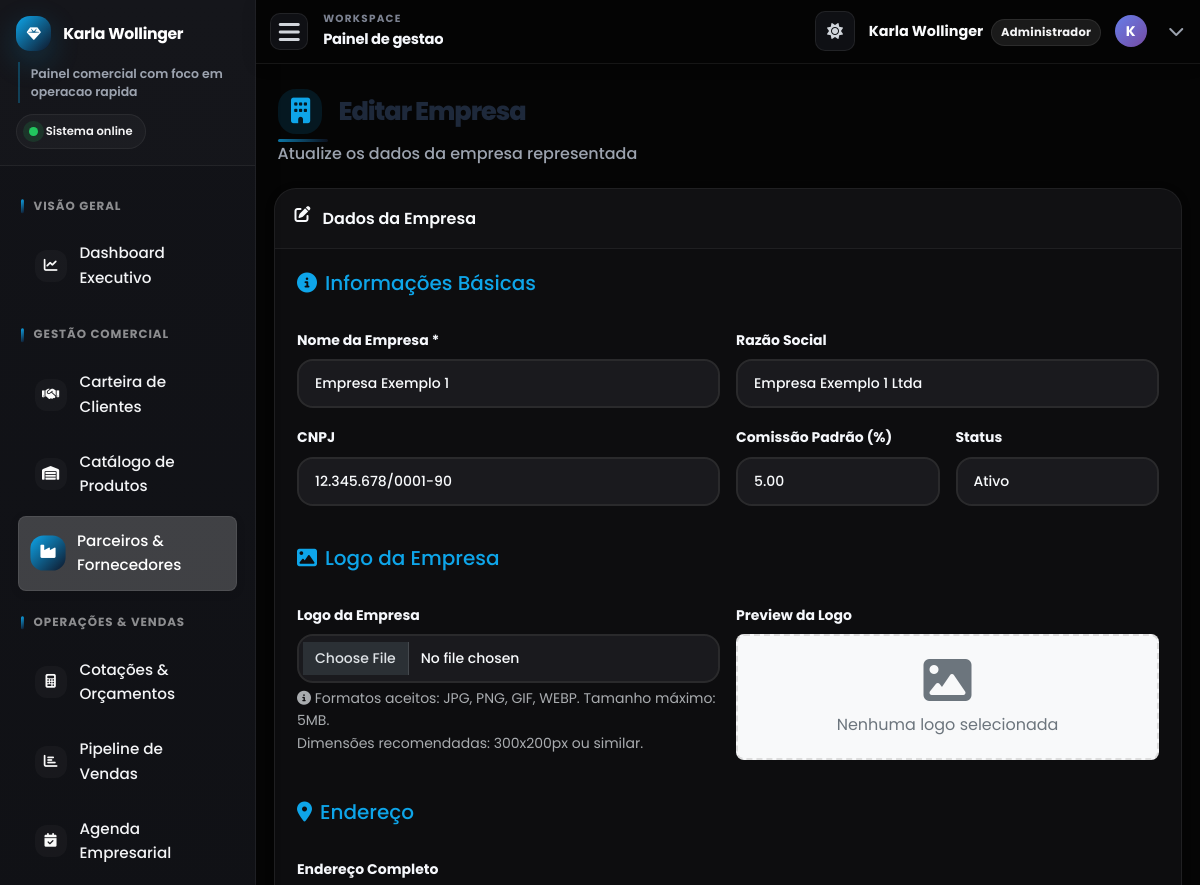
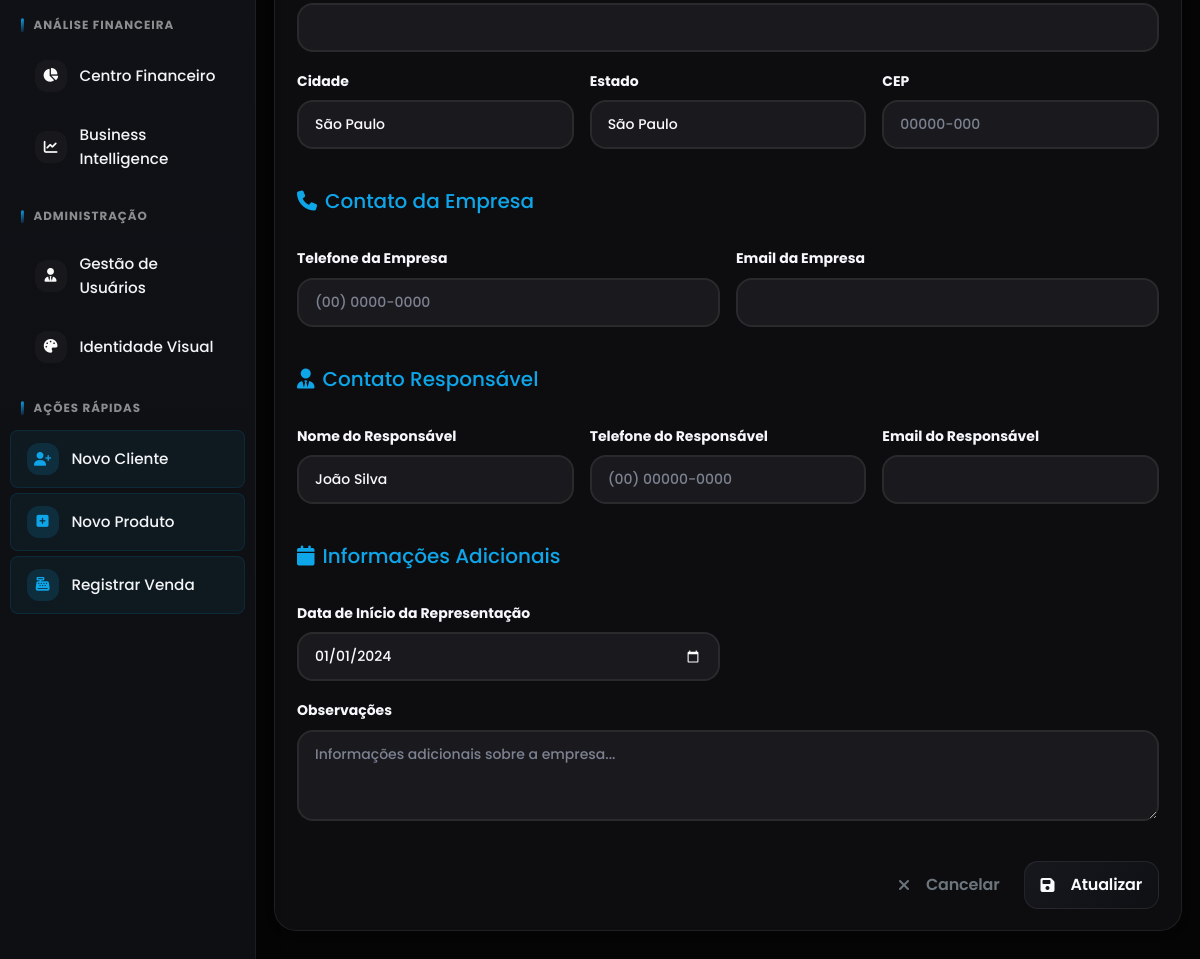
/cadastro_empresa.php?id=1 (signed in), run on the app's committed database (2 pictures, top to bottom).
### tables this page shows
CREATE TABLE `empresas_representadas` (
  `id` int(11) NOT NULL,
  `nome_empresa` varchar(255) NOT NULL,
  `razao_social` varchar(255) DEFAULT NULL,
  `cnpj` varchar(18) DEFAULT NULL,
  `endereco` text DEFAULT NULL,
  `cidade` varchar(100) DEFAULT NULL,
  `estado` varchar(2) DEFAULT NULL,
  `cep` varchar(10) DEFAULT NULL,
  `telefone` varchar(20) DEFAULT NULL,
  `email` varchar(100) DEFAULT NULL,
  `contato_responsavel` varchar(100) DEFAULT NULL,
  `telefone_responsavel` varchar(20) DEFAULT NULL,
  `email_responsavel` varchar(100) DEFAULT NULL,
  `logo_empresa` varchar(255) DEFAULT NULL COMMENT 'Caminho para o arquivo de logo da empresa representada',
  `comissao_padrao` decimal(5,2) DEFAULT 0.00,
  `observacoes` text DEFAULT NULL,
  `status` enum('ativo','inativo') DEFAULT 'ativo',
  `data_inicio_representacao` date DEFAULT NULL,
  `data_cadastro` timestamp NULL DEFAULT current_timestamp(),
  `data_atualizacao` timestamp NULL DEFAULT current_timestamp() ON UPDATE current_timestamp()
);

### cadastro_empresa.php (the view, shortened to what this page needs)
<?php
require_once 'includes/db_connect.php';
$empresa_id = isset($_GET['id']) ? $_GET['id'] : null;
$is_edit = !empty($empresa_id);
$empresa_data = [
    'nome_empresa' => '',
    'razao_social' => '',
    'cnpj' => '',
    'endereco' => '',
    'cidade' => '',
    'estado' => '',
    'cep' => '',
    'telefone' => '',
    'email' => '',
    'contato_responsavel' => '',
    'telefone_responsavel' => '',
    'email_responsavel' => '',
    'comissao_padrao' => '5.00',
    'observacoes' => '',
    'status' => 'ativo',
    'data_inicio_representacao' => date('Y-m-d'),
    'logo_empresa' => ''
];
if ($is_edit) {
    $sql_select = "SELECT * FROM empresas_representadas WHERE id = ?";
    $stmt_select = $conn->prepare($sql_select);
    $stmt_select->bind_param("i", $empresa_id);
    $stmt_select->execute();
    $result = $stmt_select->get_result();
    if ($result->num_rows > 0) {
        $empresa_data = $result->fetch_assoc();
    } else {
        $message = "Empresa não encontrada.";
        $message_type = "danger";
        $is_edit = false;
    }
}
include_once 'includes/header.php';
?>
<div class="page-header fade-in-up">
    <h1 class="page-title">
        <i class="fas fa-building"></i>
        <?php echo $is_edit ? 'Editar Empresa' : 'Cadastrar Nova Empresa'; ?>
    </h1>
    <p class="page-subtitle">
        <?php echo $is_edit ? 'Atualize os dados da empresa representada' : 'Adicione uma nova empresa que você representa'; ?>
    </p>
</div>
<div class="modern-card fade-in-up">
    <div class="card-header-modern">
        <i class="fas fa-edit"></i>
        Dados da Empresa
    </div>
    <div class="card-body-modern">
        <form method="POST" action="" enctype="multipart/form-data">
            <div class="row g-4">
                <div class="col-12">
                    <h5 class="text-primary mb-3">
                        <i class="fas fa-info-circle me-2"></i>Informações Básicas
                    </h5>
                </div>
                <div class="col-md-6">
                    <label for="nome_empresa" class="form-label">Nome da Empresa *</label>
                    <input type="text" class="form-control" id="nome_empresa" name="nome_empresa"
                           value="<?php echo htmlspecialchars($empresa_data['nome_empresa']); ?>" required>
                </div>
                <div class="col-md-6">
                    <label for="razao_social" class="form-label">Razão Social</label>
                    <input type="text" class="form-control" id="razao_social" name="razao_social"
                           value="<?php echo htmlspecialchars($empresa_data['razao_social']); ?>">
                </div>
                <div class="col-md-6">
                    <label for="cnpj" class="form-label">CNPJ</label>
                    <input type="text" class="form-control" id="cnpj" name="cnpj"
                           value="<?php echo htmlspecialchars($empresa_data['cnpj']); ?>"
                           placeholder="00.000.000/0000-00">
                </div>
                <div class="col-md-3">
                    <label for="comissao_padrao" class="form-label">Comissão Padrão (%)</label>
                    <input type="number" class="form-control" id="comissao_padrao" name="comissao_padrao"
                           value="<?php echo $empresa_data['comissao_padrao']; ?>"
                           min="0" max="100" step="0.01" required>
                </div>
                <div class="col-md-3">
                    <label for="status" class="form-label">Status</label>
                    <select class="form-control" id="status" name="status" required>
                        <option value="ativo" <?php echo $empresa_data['status'] == 'ativo' ? 'selected' : ''; ?>>Ativo</option>
                    </select>
                </div>
                <div class="col-12">
                    <h5 class="text-primary mb-3 mt-4">
                        <i class="fas fa-image me-2"></i>Logo da Empresa
                    </h5>
                </div>
                <div class="col-md-6">
                    <label for="logo_empresa" class="form-label">Logo da Empresa</label>
                    <input type="file" class="form-control" id="logo_empresa" name="logo_empresa"
                           accept="image/*" onchange="previewLogo(this)">
                    <div class="form-text">
                        <i class="fas fa-info-circle"></i>
                        Formatos aceitos: JPG, PNG, GIF, WEBP. Tamanho máximo: 5MB.
                        <br>Dimensões recomendadas: 300x200px ou similar.
                    </div>
                </div>
                <div class="col-md-6">
                    <label class="form-label">Preview da Logo</label>
                    <div class="logo-preview-container" style="border: 2px dashed #ddd; border-radius: 8px; padding: 20px; text-align: center; background: #f8f9fa; min-height: 120px; display: flex; align-items: center; justify-content: center;">
                        <?php if (!empty($empresa_data['logo_empresa']) && file_exists($empresa_data['logo_empresa'])): ?>
                            <img id="logo-preview"
                                 src="<?php echo $empresa_data['logo_empresa']; ?>"
                                 alt="Logo da empresa"
                                 style="max-width: 200px; max-height: 100px; object-fit: contain; border-radius: 4px;">
                        <?php else: ?>
                            <div id="logo-preview" style="color: #6c757d;">
                                <i class="fas fa-image fa-3x mb-2"></i>
                                <br>Nenhuma logo selecionada
                            </div>
                        <?php endif; ?>
                    </div>
                </div>
                <div class="col-12">
                    <h5 class="text-primary mb-3 mt-4">
                        <i class="fas fa-map-marker-alt me-2"></i>Endereço
                    </h5>
                </div>
                <div class="col-12">
                    <label for="endereco" class="form-label">Endereço Completo</label>
                    <input type="text" class="form-control" id="endereco" name="endereco"
                           value="<?php echo htmlspecialchars($empresa_data['endereco']); ?>">
                </div>
                <div class="col-md-4">
                    <label for="cidade" class="form-label">Cidade</label>
                    <input type="text" class="form-control" id="cidade" name="cidade"
                           value="<?php echo htmlspecialchars($empresa_data['cidade']); ?>">
                </div>
                <div class="col-md-4">
                    <label for="estado" class="form-label">Estado</label>
                    <select class="form-control" id="estado" name="estado">
                        <option value="SP" <?php echo $empresa_data['estado'] == 'SP' ? 'selected' : ''; ?>>São Paulo</option>
                    </select>
                </div>
                <div class="col-md-4">
                    <label for="cep" class="form-label">CEP</label>
                    <input type="text" class="form-control" id="cep" name="cep"
                           value="<?php echo htmlspecialchars($empresa_data['cep']); ?>"
                           placeholder="00000-000">
                </div>
                <div class="col-12">
                    <h5 class="text-primary mb-3 mt-4">
                        <i class="fas fa-phone me-2"></i>Contato da Empresa
                    </h5>
                </div>
                <div class="col-md-6">
                    <label for="telefone" class="form-label">Telefone da Empresa</label>
                    <input type="text" class="form-control" id="telefone" name="telefone"
                           value="<?php echo htmlspecialchars($empresa_data['telefone']); ?>"
                           placeholder="(00) 0000-0000">
                </div>
                <div class="col-md-6">
                    <label for="email" class="form-label">Email da Empresa</label>
                    <input type="email" class="form-control" id="email" name="email"
                           value="<?php echo htmlspecialchars($empresa_data['email']); ?>">
                </div>
                <div class="col-12">
                    <h5 class="text-primary mb-3 mt-4">
                        <i class="fas fa-user-tie me-2"></i>Contato Responsável
                    </h5>
                </div>
                <div class="col-md-4">
                    <label for="contato_responsavel" class="form-label">Nome do Responsável</label>
                    <input type="text" class="form-control" id="contato_responsavel" name="contato_responsavel"
                           value="<?php echo htmlspecialchars($empresa_data['contato_responsavel']); ?>">
                </div>
                <div class="col-md-4">
                    <label for="telefone_responsavel" class="form-label">Telefone do Responsável</label>
                    <input type="text" class="form-control" id="telefone_responsavel" name="telefone_responsavel"
                           value="<?php echo htmlspecialchars($empresa_data['telefone_responsavel']); ?>"
                           placeholder="(00) 00000-0000">
                </div>
                <div class="col-md-4">
                    <label for="email_responsavel" class="form-label">Email do Responsável</label>
                    <input type="email" class="form-control" id="email_responsavel" name="email_responsavel"
                           value="<?php echo htmlspecialchars($empresa_data['email_responsavel']); ?>">
                </div>
                <div class="col-12">
                    <h5 class="text-primary mb-3 mt-4">
                        <i class="fas fa-calendar me-2"></i>Informações Adicionais
                    </h5>
                </div>
                <div class="col-md-6">
                    <label for="data_inicio_representacao" class="form-label">Data de Início da Representação</label>
                    <input type="date" class="form-control" id="data_inicio_representacao" name="data_inicio_representacao"
                           value="<?php echo $empresa_data['data_inicio_representacao']; ?>">
                </div>
                <div class="col-12">
                    <label for="observacoes" class="form-label">Observações</label>
                    <textarea class="form-control" id="observacoes" name="observacoes" rows="3"
                              placeholder="Informações adicionais sobre a empresa..."><?php echo htmlspecialchars($empresa_data['observacoes']); ?></textarea>
                </div>
                <div class="col-12">
                    <div class="d-flex gap-2 justify-content-end mt-4">
                        <a href="empresas_representadas.php" class="btn btn-outline-secondary">
                            <i class="fas fa-times me-2"></i>Cancelar
                        </a>
                        <button type="submit" class="btn btn-primary">
                            <i class="fas fa-save me-2"></i><?php echo $is_edit ? 'Atualizar' : 'Cadastrar'; ?>
                        </button>
                    </div>
                </div>
            </div>
        </form>
    </div>
</div>
<?php include_once 'includes/footer.php'; ?>

### data on the page
empresas_representadas: nome_empresa "Empresa Exemplo 1", razao_social "Empresa Exemplo 1 Ltda", cnpj "12.345.678/0001-90", comissao_padrao "5.00", status "Ativo", cidade "São Paulo", estado "São Paulo", contato_responsavel "João Silva", data_inicio_representacao "01/01/2024"

### other printed values
$current_page_title "Painel de gestao"
$_SESSION["nome"] "Karla Wollinger"
$user_role_label "Administrador"
substr($_SESSION["nome"] ?? 'U', 0, 1) "K"
